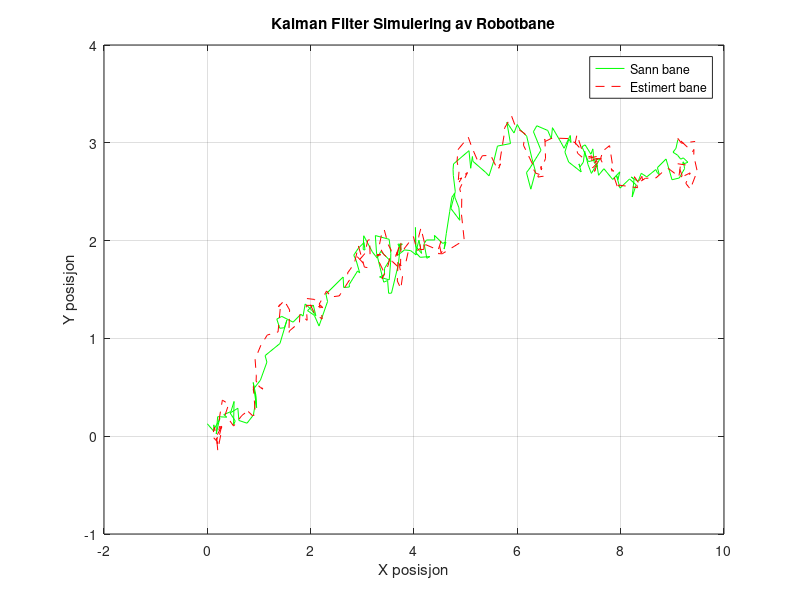

The MATLAB source for this figure:


dt = 0.1; 
total_time = 20; 
num_steps = total_time / dt;


x_true = [0; 0; 0]; 
x_est = [0; 0; 0]; 

%(enkel robotmodell)
A = [1 0 0; 0 1 0; 0 0 1]; 
B = [dt 0; 0 dt; 0 0]; 
u = [0.5; 0.2]; 

%Kalman filter parametere
P = eye(3); 
Q = 0.01 * eye(3); %støy
R = 0.1 * eye(2); %Måleusikkerhet

% Målematrise
H = [1 0 0; 0 1 0]; % Måling kun av x og y posisjon

% Lagre data for plott
x_true_data = zeros(3, num_steps);
x_est_data = zeros(3, num_steps);

% Simulering
for k = 1:num_steps
    
    x_true = A * x_true + B * u + sqrt(Q) * randn(3,1); 

    z = H * x_true + sqrt(R) * randn(2,1); 

    x_pred = A * x_est + B * u; 
    P = A * P * A' + Q;

    
    K = P * H' / (H * P * H' + R);
    x_est = x_pred + K * (z - H * x_pred); 
    P = (eye(3) - K * H) * P; 

    % Lagre data for plott
    x_true_data(:, k) = x_true;
    x_est_data(:, k) = x_est;
end

% Plot resultatene
figure;
plot(x_true_data(1,:), x_true_data(2,:), 'g-', 'DisplayName', 'Sann bane');
hold on;
plot(x_est_data(1,:), x_est_data(2,:), 'r--', 'DisplayName', 'Estimert bane');
legend;
xlabel('X posisjon');
ylabel('Y posisjon');
title('Kalman Filter Simulering av Robotbane');
grid on;
